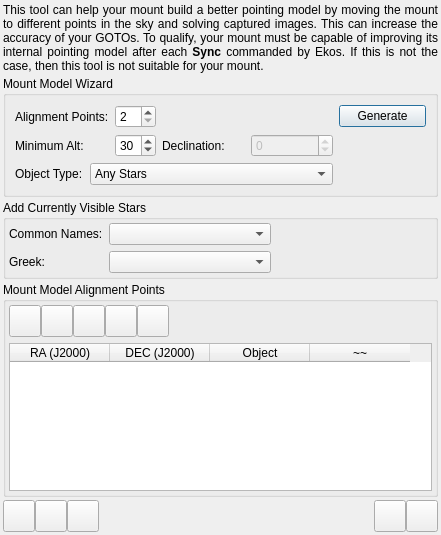
<?xml version="1.0" encoding="UTF-8"?>
<ui version="4.0">
 <class>mountModel</class>
 <widget class="QDialog" name="mountModel">
  <property name="geometry">
   <rect>
    <x>0</x>
    <y>0</y>
    <width>441</width>
    <height>535</height>
   </rect>
  </property>
  <property name="windowTitle">
   <string>Dialog</string>
  </property>
  <layout class="QVBoxLayout" name="verticalLayout_3">
   <property name="spacing">
    <number>3</number>
   </property>
   <property name="leftMargin">
    <number>3</number>
   </property>
   <property name="topMargin">
    <number>3</number>
   </property>
   <property name="rightMargin">
    <number>3</number>
   </property>
   <property name="bottomMargin">
    <number>3</number>
   </property>
   <item>
    <widget class="QLabel" name="label">
     <property name="text">
      <string>&lt;p&gt;This tool can help your mount build a better pointing model by moving the mount to different points in the sky and solving captured images. This can increase the accuracy of your GOTOs. To qualify, your mount must be capable of improving its internal pointing model after each &lt;b&gt;Sync&lt;/b&gt;  commanded by Ekos. If this is not the case, then this tool is not suitable for your mount.&lt;/p&gt;</string>
     </property>
     <property name="alignment">
      <set>Qt::AlignJustify|Qt::AlignVCenter</set>
     </property>
     <property name="wordWrap">
      <bool>true</bool>
     </property>
    </widget>
   </item>
   <item>
    <widget class="QGroupBox" name="groupBox_2">
     <property name="title">
      <string>Mount Model Wizard</string>
     </property>
     <layout class="QGridLayout" name="gridLayout_2">
      <item row="2" column="0">
       <widget class="QLabel" name="label_7">
        <property name="text">
         <string>Object Type:</string>
        </property>
       </widget>
      </item>
      <item row="2" column="1" colspan="4">
       <widget class="QComboBox" name="alignTypeBox">
        <property name="toolTip">
         <string>&lt;html&gt;&lt;head/&gt;&lt;body&gt;&lt;p&gt;Select the type of objects/points added by the wizard.&lt;/p&gt;&lt;p&gt;&lt;span style=&quot; font-weight:600;&quot;&gt;Note:&lt;/span&gt; most of the options except Fixed DEC and Halton start with a grid of RA/DEC points.&lt;/p&gt;
&lt;ul&gt;
&lt;li&gt;&lt;b&gt;Any Stars:&lt;/b&gt; The wizard searches for the nearest star.&lt;/li&gt;
&lt;li&gt;&lt;b&gt;Any object:&lt;/b&gt;  The wizard searches for the nearest object of any type.&lt;/li&gt;
&lt;li&gt;&lt;b&gt;Named Stars&lt;/b&gt; The wizard searches for the nearest star in the currently visible star list. Note that the first named star might be fairly far from the intended point and also sometimes the same star could be the closest one for multiple points.&lt;/li&gt;
&lt;li&gt;&lt;b&gt;Fixed DEC:&lt;/b&gt; The wizard generates all points at the chosen DEC.&lt;/li&gt;
&lt;li&gt;&lt;b&gt;Fixed Grid:&lt;/b&gt;  The wizard just uses the original grid without trying to pair it with objects.&lt;/li&gt;
&lt;li&gt;&lt;b&gt;Halton Sequence:&lt;/b&gt; The wizard generates points using a Halton sequence for uniform sky coverage above the minimum altitude.&lt;/li&gt;
&lt;/ul&gt;
&lt;/body&gt;&lt;/html&gt;</string>
        </property>
        <item>
         <property name="text">
          <string>Any Stars</string>
         </property>
        </item>
        <item>
         <property name="text">
          <string>Named Stars</string>
         </property>
        </item>
        <item>
         <property name="text">
          <string>Any Object</string>
         </property>
        </item>
        <item>
         <property name="text">
          <string>Fixed DEC</string>
         </property>
        </item>
        <item>
         <property name="text">
          <string>Fixed Grid</string>
         </property>
        </item>
        <item>
         <property name="text">
          <string>Halton Sequence</string>
         </property>
        </item>
       </widget>
      </item>
      <item row="0" column="5">
       <widget class="QPushButton" name="wizardAlignB">
        <property name="sizePolicy">
         <sizepolicy hsizetype="Preferred" vsizetype="Fixed">
          <horstretch>0</horstretch>
          <verstretch>0</verstretch>
         </sizepolicy>
        </property>
        <property name="toolTip">
         <string>Automatically generate the specified number of alignment points in the table below. They will be generated based on the options selected in this wizard.</string>
        </property>
        <property name="text">
         <string>Generate</string>
        </property>
       </widget>
      </item>
      <item row="1" column="4">
       <widget class="QSpinBox" name="alignDec">
        <property name="enabled">
         <bool>false</bool>
        </property>
        <property name="toolTip">
         <string>The Declination of the points that will be generated.  This option only applies to the Fixed DEC Option.</string>
        </property>
        <property name="minimum">
         <number>-89</number>
        </property>
        <property name="maximum">
         <number>89</number>
        </property>
       </widget>
      </item>
      <item row="1" column="0">
       <widget class="QLabel" name="label_6">
        <property name="text">
         <string>Minimum Alt:</string>
        </property>
       </widget>
      </item>
      <item row="1" column="2">
       <widget class="QSpinBox" name="minAltBox">
        <property name="toolTip">
         <string>This is the minimum altitude above the horizon to use in generating points with the wizard.</string>
        </property>
        <property name="maximum">
         <number>80</number>
        </property>
        <property name="value">
         <number>30</number>
        </property>
       </widget>
      </item>
      <item row="0" column="0" colspan="2">
       <widget class="QLabel" name="label_3">
        <property name="text">
         <string>Alignment Points:</string>
        </property>
       </widget>
      </item>
      <item row="2" column="5">
       <spacer name="horizontalSpacer_6">
        <property name="orientation">
         <enum>Qt::Horizontal</enum>
        </property>
        <property name="sizeHint" stdset="0">
         <size>
          <width>77</width>
          <height>20</height>
         </size>
        </property>
       </spacer>
      </item>
      <item row="1" column="3">
       <widget class="QLabel" name="label_8">
        <property name="text">
         <string>Declination:</string>
        </property>
       </widget>
      </item>
      <item row="1" column="5">
       <spacer name="horizontalSpacer_5">
        <property name="orientation">
         <enum>Qt::Horizontal</enum>
        </property>
        <property name="sizeHint" stdset="0">
         <size>
          <width>77</width>
          <height>20</height>
         </size>
        </property>
       </spacer>
      </item>
      <item row="0" column="2">
       <widget class="QSpinBox" name="alignPtNum">
        <property name="toolTip">
         <string>The Number of points the wizard should generate. If this number is less than 5, it will generate them at the same DEC. After that they will be evenly distributed over RA and DEC. Note, if Fixed DEC is selected, all of the points will be at the same DEC.</string>
        </property>
        <property name="minimum">
         <number>2</number>
        </property>
       </widget>
      </item>
      <item row="0" column="3" colspan="2">
       <spacer name="horizontalSpacer_3">
        <property name="orientation">
         <enum>Qt::Horizontal</enum>
        </property>
        <property name="sizeHint" stdset="0">
         <size>
          <width>171</width>
          <height>20</height>
         </size>
        </property>
       </spacer>
      </item>
     </layout>
    </widget>
   </item>
   <item>
    <widget class="QGroupBox" name="groupBox_3">
     <property name="title">
      <string>Add Currently Visible Stars</string>
     </property>
     <layout class="QGridLayout" name="gridLayout">
      <property name="leftMargin">
       <number>3</number>
      </property>
      <property name="topMargin">
       <number>3</number>
      </property>
      <property name="rightMargin">
       <number>3</number>
      </property>
      <property name="bottomMargin">
       <number>3</number>
      </property>
      <item row="0" column="0">
       <widget class="QLabel" name="label_4">
        <property name="text">
         <string>Common Names:</string>
        </property>
       </widget>
      </item>
      <item row="0" column="1">
       <widget class="QComboBox" name="starListBox">
        <property name="sizePolicy">
         <sizepolicy hsizetype="MinimumExpanding" vsizetype="Fixed">
          <horstretch>0</horstretch>
          <verstretch>0</verstretch>
         </sizepolicy>
        </property>
        <property name="toolTip">
         <string>These are the common names for the named stars that are currently up at your location.  If you select a star, it will be added to the table below.</string>
        </property>
       </widget>
      </item>
      <item row="0" column="2" rowspan="2">
       <spacer name="horizontalSpacer_4">
        <property name="orientation">
         <enum>Qt::Horizontal</enum>
        </property>
        <property name="sizeHint" stdset="0">
         <size>
          <width>125</width>
          <height>20</height>
         </size>
        </property>
       </spacer>
      </item>
      <item row="1" column="0">
       <widget class="QLabel" name="label_5">
        <property name="text">
         <string>Greek:</string>
        </property>
       </widget>
      </item>
      <item row="1" column="1">
       <widget class="QComboBox" name="greekStarListBox">
        <property name="sizePolicy">
         <sizepolicy hsizetype="MinimumExpanding" vsizetype="Fixed">
          <horstretch>0</horstretch>
          <verstretch>0</verstretch>
         </sizepolicy>
        </property>
        <property name="toolTip">
         <string>These are the Greek names for the brighter stars that are currently up at your location.  If you select a star, it will be added to the table below.</string>
        </property>
       </widget>
      </item>
     </layout>
    </widget>
   </item>
   <item>
    <widget class="QGroupBox" name="groupBox">
     <property name="title">
      <string>Mount Model Alignment Points</string>
     </property>
     <layout class="QVBoxLayout" name="verticalLayout_2">
      <property name="leftMargin">
       <number>3</number>
      </property>
      <property name="topMargin">
       <number>3</number>
      </property>
      <property name="rightMargin">
       <number>3</number>
      </property>
      <property name="bottomMargin">
       <number>3</number>
      </property>
      <item>
       <layout class="QHBoxLayout" name="horizontalLayout_2">
        <property name="spacing">
         <number>0</number>
        </property>
        <property name="topMargin">
         <number>0</number>
        </property>
        <item>
         <widget class="QPushButton" name="clearAllAlignB">
          <property name="minimumSize">
           <size>
            <width>32</width>
            <height>32</height>
           </size>
          </property>
          <property name="maximumSize">
           <size>
            <width>32</width>
            <height>32</height>
           </size>
          </property>
          <property name="toolTip">
           <string>Clear the entire table of alignment points below.  Note that this will not affect your mount in any way.  It will not clear your pointing model.  It just clears the list of points so that if you run the mount model routine again, these points will not be included.</string>
          </property>
          <property name="text">
           <string/>
          </property>
         </widget>
        </item>
        <item>
         <widget class="QPushButton" name="removeAlignB">
          <property name="minimumSize">
           <size>
            <width>32</width>
            <height>32</height>
           </size>
          </property>
          <property name="maximumSize">
           <size>
            <width>32</width>
            <height>32</height>
           </size>
          </property>
          <property name="toolTip">
           <string>&lt;p&gt;Remove the selected row from the alignment point table below. Note that it does &lt;b&gt;not&lt;/b&gt; command your mount to clear that point from the model, it just means that if you run the mount model routine, that point will not be included in the list.&lt;/p&gt;</string>
          </property>
          <property name="text">
           <string/>
          </property>
         </widget>
        </item>
        <item>
         <widget class="QPushButton" name="addAlignB">
          <property name="minimumSize">
           <size>
            <width>32</width>
            <height>32</height>
           </size>
          </property>
          <property name="maximumSize">
           <size>
            <width>32</width>
            <height>32</height>
           </size>
          </property>
          <property name="toolTip">
           <string>Add an empty row to the alignment list so that you can manually add an RA and DE for a position you would like the telescope to slew to when doing the mount model routine.</string>
          </property>
          <property name="text">
           <string/>
          </property>
         </widget>
        </item>
        <item>
         <widget class="QPushButton" name="findAlignB">
          <property name="minimumSize">
           <size>
            <width>32</width>
            <height>32</height>
           </size>
          </property>
          <property name="maximumSize">
           <size>
            <width>32</width>
            <height>32</height>
           </size>
          </property>
          <property name="toolTip">
           <string>Open the Find Object dialog so that you can select an object to get an RA and DEC automatically that you would like the telescope to slew to when doing the mount model routine.</string>
          </property>
          <property name="text">
           <string/>
          </property>
         </widget>
        </item>
        <item>
         <widget class="QPushButton" name="sortAlignB">
          <property name="minimumSize">
           <size>
            <width>32</width>
            <height>32</height>
           </size>
          </property>
          <property name="maximumSize">
           <size>
            <width>32</width>
            <height>32</height>
           </size>
          </property>
          <property name="toolTip">
           <string>Sort the alignment points, starting with the point closest to the current telescope position, to try to minimize the distance between each slew.</string>
          </property>
          <property name="text">
           <string/>
          </property>
         </widget>
        </item>
        <item>
         <spacer name="horizontalSpacer_2">
          <property name="orientation">
           <enum>Qt::Horizontal</enum>
          </property>
          <property name="sizeHint" stdset="0">
           <size>
            <width>40</width>
            <height>20</height>
           </size>
          </property>
         </spacer>
        </item>
       </layout>
      </item>
      <item>
       <widget class="QTableWidget" name="alignTable">
        <property name="toolTip">
         <string>This is a table of alignment points that you would like the mount model routine to use in aligning your telescope.  If you would like to add or remove points, you may use the buttons above.  If you would like to run, pause, or stop the mount model routine, you may use the buttons below.  You can directly edit an RA or DE for a particular point directly in the cells.  Just be sure to follow the format hh:mm:ss. The object name is just provided for convenience and is not used.  If you want to change the order of the alignment points, you can drag the row up or down using the vertical header for that row on the left.</string>
        </property>
        <column>
         <property name="text">
          <string>RA (J2000)</string>
         </property>
        </column>
        <column>
         <property name="text">
          <string>DEC (J2000)</string>
         </property>
        </column>
        <column>
         <property name="text">
          <string>Object</string>
         </property>
        </column>
        <column>
         <property name="text">
          <string>~~</string>
         </property>
        </column>
       </widget>
      </item>
     </layout>
    </widget>
   </item>
   <item>
    <layout class="QHBoxLayout" name="horizontalLayout">
     <property name="spacing">
      <number>0</number>
     </property>
     <item>
      <widget class="QPushButton" name="loadAlignB">
       <property name="minimumSize">
        <size>
         <width>32</width>
         <height>32</height>
        </size>
       </property>
       <property name="maximumSize">
        <size>
         <width>32</width>
         <height>32</height>
        </size>
       </property>
       <property name="toolTip">
        <string>Load a saved alignment point list so that you can run the same alignment you ran on a previous occasion.</string>
       </property>
       <property name="text">
        <string/>
       </property>
      </widget>
     </item>
     <item>
      <widget class="QPushButton" name="saveAlignB">
       <property name="minimumSize">
        <size>
         <width>32</width>
         <height>32</height>
        </size>
       </property>
       <property name="maximumSize">
        <size>
         <width>32</width>
         <height>32</height>
        </size>
       </property>
       <property name="toolTip">
        <string>Save the alignment list so that you can run this alignment again in the future.</string>
       </property>
       <property name="text">
        <string/>
       </property>
      </widget>
     </item>
     <item>
      <widget class="QPushButton" name="previewB">
       <property name="minimumSize">
        <size>
         <width>32</width>
         <height>32</height>
        </size>
       </property>
       <property name="maximumSize">
        <size>
         <width>32</width>
         <height>32</height>
        </size>
       </property>
       <property name="toolTip">
        <string>Display the alignment points on the skymap as flags.  Clicking it again will remove the flags.  The flags will not be saved.</string>
       </property>
       <property name="text">
        <string/>
       </property>
      </widget>
     </item>
     <item>
      <spacer name="horizontalSpacer">
       <property name="orientation">
        <enum>Qt::Horizontal</enum>
       </property>
       <property name="sizeHint" stdset="0">
        <size>
         <width>40</width>
         <height>20</height>
        </size>
       </property>
      </spacer>
     </item>
     <item>
      <widget class="QPushButton" name="startAlignB">
       <property name="minimumSize">
        <size>
         <width>32</width>
         <height>32</height>
        </size>
       </property>
       <property name="maximumSize">
        <size>
         <width>32</width>
         <height>32</height>
        </size>
       </property>
       <property name="toolTip">
        <string>Start or pause the mount model routine.  It will slew to and astrometrically solve the list of points in the table above using the settings in the align module.  If the routine was previously paused, it will pick up where it left off.  If it was stopped or it had finished it will start the routine over again.</string>
       </property>
       <property name="text">
        <string/>
       </property>
      </widget>
     </item>
     <item>
      <widget class="QPushButton" name="stopAlignB">
       <property name="minimumSize">
        <size>
         <width>32</width>
         <height>32</height>
        </size>
       </property>
       <property name="maximumSize">
        <size>
         <width>32</width>
         <height>32</height>
        </size>
       </property>
       <property name="toolTip">
        <string>&lt;p&gt;Stop the mount model routine.  It will &lt;b&gt;not&lt;/b&gt; clear any points from your telescope's pointing model.  It will stop the routine and any points currently being solved. If you run the mount model again after hitting stop, it will start the routine over again with the first point.&lt;/p&gt;</string>
       </property>
       <property name="text">
        <string/>
       </property>
      </widget>
     </item>
    </layout>
   </item>
  </layout>
 </widget>
 <resources/>
 <connections/>
</ui>
